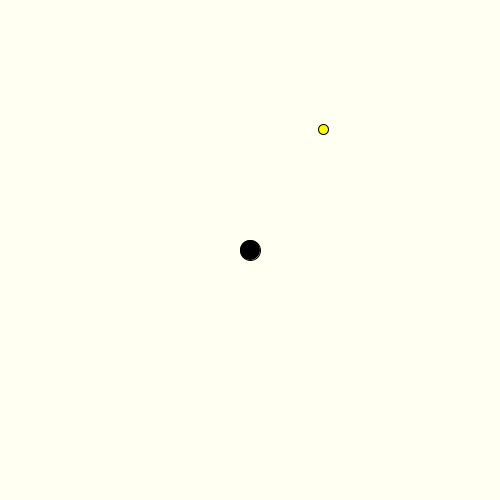
Frame 1 (no input)
Frame 60 (the mouse pressed at the canvas centre just before this capture): identical to frame 1, image omitted
Frame 120 (the mouse held since frame 60 and released just before this capture): identical to frame 1, image omitted

The Processing sketch that drew this single still picture (run headless with seeded random() and noise(); from frame 60 on, the mouse is pressed at the canvas centre):

// Processing sketch: week12_5_2_black_hole_one_object
// ── week12_5_2_black_hole_one_object.pde
//有個大黑洞,可以吸進很多物質,然後越來越大
//Q:如何用 keyboard 來移動黑洞

float objectX, objectY;
void setup(){
  size(500,500);
  objectX=random(500);
  objectY=random(500);
}
void draw(){
  background(#FFFFF2);
  fill(255,255,0);
  ellipse(objectX,objectY, 10, 10);

  fill(0);
  ellipse(holeX,holeY, holeW, holeH);

  if( dist(holeX,holeY, objectX,objectY)< (holeW+10)/2 ){
    holeW+=10;
    holeH+=10;
    objectX=-100;
    objectY=-100;
  }
}
int holeX=250, holeY=250, holeW=20, holeH=20;
void keyPressed(){
  if(keyCode==LEFT) holeX--;
  if(keyCode==RIGHT) holeX++;
  if(keyCode==UP) holeY--;
  if(keyCode==DOWN) holeY++;
}
